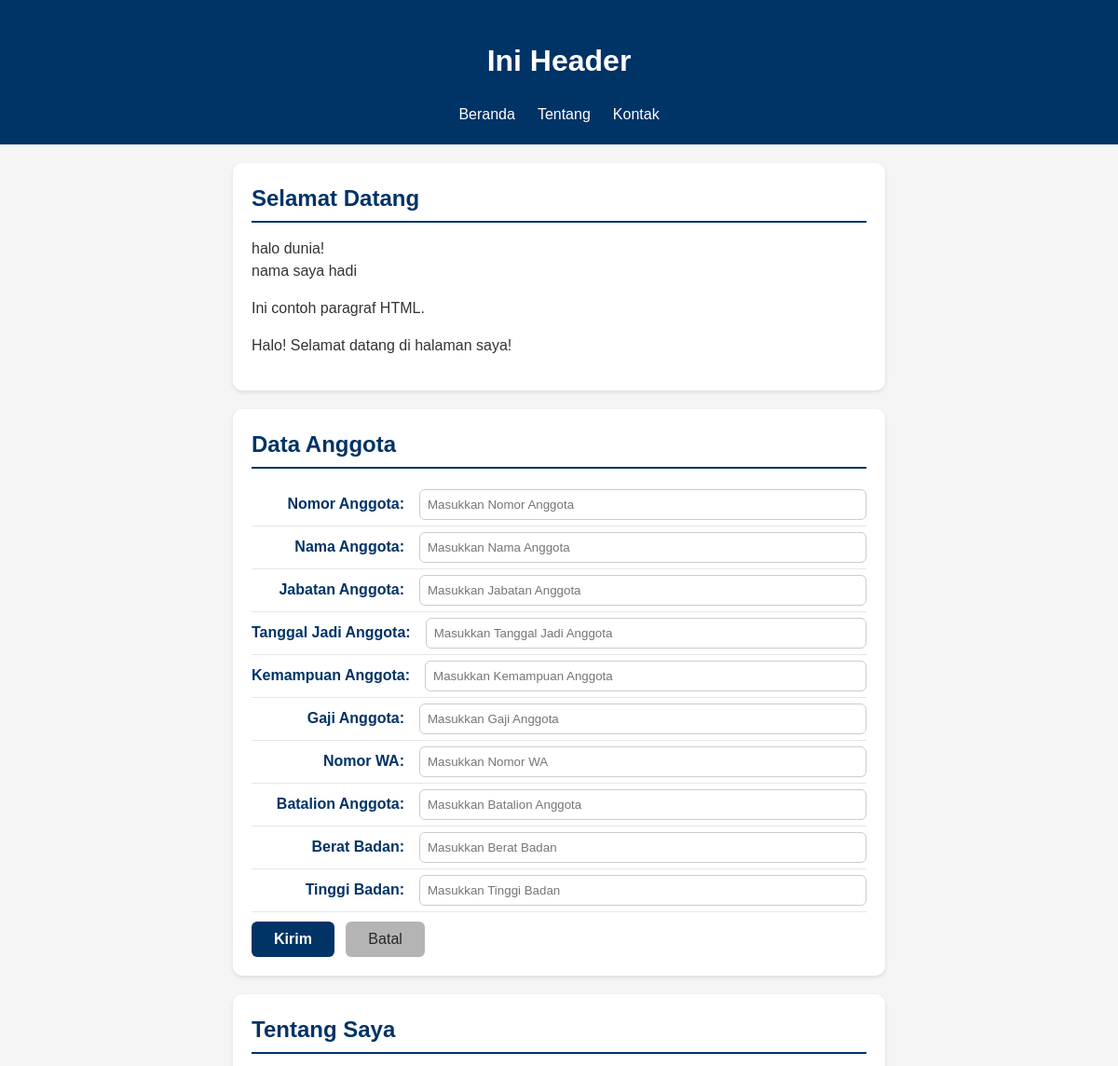
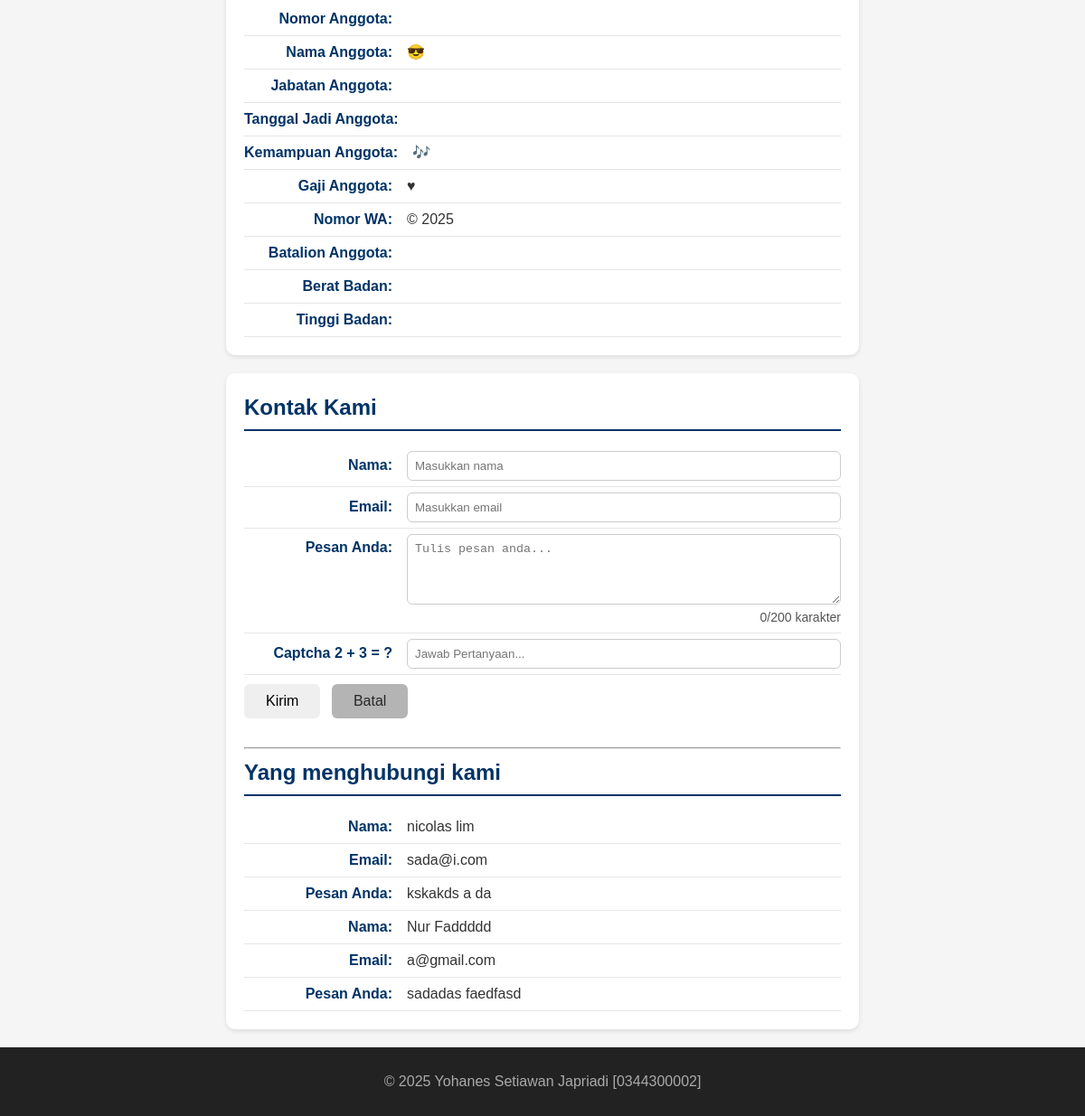
The page / on the database its author committed (2 pictures, top to bottom).
### tables this page shows
CREATE TABLE `tbl_tamu` (
  `cid` int NOT NULL,
  `cnama` varchar(100) DEFAULT NULL,
  `cemail` varchar(100) DEFAULT NULL,
  `cpesan` text,
  `dcreated_at` datetime NOT NULL DEFAULT CURRENT_TIMESTAMP
);

### fungsi.php (the view, shortened to what this page needs)
<?php
function bersihkan($str)
{
  return htmlspecialchars(trim($str));
}
function tampilkanData($conf, $arr)
{
  $html = "";
  foreach ($conf as $k => $v) {
    $label = $v["label"];
    $nilai = bersihkan($arr[$k] ?? '');
    $suffix = $v["suffix"];
    $html .= "<p><strong>{$label}</strong> {$nilai}{$suffix}</p>";
  }
  return $html;
}

### index.php (shortened to what this page needs)
<?php
require_once __DIR__ . '/fungsi.php';
?>
<!DOCTYPE html>
<html lang="en">
<head>
  <link rel="stylesheet" href="style.css">
</head>
<body>
  <header>
    <h1>Ini Header</h1>
    <nav>
      <ul>
        <li><a href="#home">Beranda</a></li>
        <li><a href="#about">Tentang</a></li>
        <li><a href="#contact">Kontak</a></li>
      </ul>
    </nav>
  </header>
  <main>
    <section id="home">
      <h2>Selamat Datang</h2>
      <?php
      echo "halo dunia!<br>";
      echo "nama saya hadi";
      ?>
      <p>Ini contoh paragraf HTML.</p>
    </section>
    <section id="anggota">
      <h2>Data Anggota</h2>
      <form action="proses_anggota.php" method="POST">
        <label for="txtNoAng"><span>Nomor Anggota:</span>
          <input type="text" id="txtNoAng" name="txtNoAng" placeholder="Masukkan Nomor Anggota" required>
        </label>
        <label for="txtNmAng"><span>Nama Anggota:</span>
          <input type="text" id="txtNmAng" name="txtNamAng" placeholder="Masukkan Nama Anggota" required>
        </label>
        <label for="txtJabAng"><span>Jabatan Anggota:</span>
          <input type="text" id="txtJabAng" name="txtJabAng" placeholder="Masukkan Jabatan Anggota" required>
        </label>
        <label for="txtTglJadi"><span>Tanggal Jadi Anggota:</span>
          <input type="text" id="txtTglJadi" name="txtTglJadi" placeholder="Masukkan Tanggal Jadi Anggota" required>
        </label>
        <label for="txtSkill"><span>Kemampuan Anggota:</span>
          <input type="text" id="txtSkill" name="txtSkill" placeholder="Masukkan Kemampuan Anggota" required>
        </label>
        <label for="txtGaji"><span>Gaji Anggota:</span>
          <input type="text" id="txtGaji" name="txtGaji" placeholder="Masukkan Gaji Anggota" required>
        </label>
        <label for="txtNoWA"><span>Nomor WA:</span>
          <input type="text" id="txtNoWA" name="txtNoWA" placeholder="Masukkan Nomor WA" required>
        </label>
        <label for="txBatalion"><span>Batalion Anggota:</span>
          <input type="text" id="txBatalion" name="txBatalion" placeholder="Masukkan Batalion Anggota" required>
        </label>
        <label for="txtBB"><span>Berat Badan:</span>
          <input type="text" id="txtBB" name="txtBB" placeholder="Masukkan Berat Badan" required>
        </label>
        <label for="txtTB"><span>Tinggi Badan:</span>
          <input type="text" id="txtTB" name="txtTB" placeholder="Masukkan Tinggi Badan" required>
        </label>
        <button type="submit">Kirim</button>
        <button type="reset">Batal</button>
      </form>
    </section>
    <?php
    $anggota = $_SESSION["anggota"] ?? [];
    $fieldConfig = [
      "noang" => ["label" => "Nomor Anggota:", "suffix" => ""],
      "nama" => ["label" => "Nama Anggota:", "suffix" => " &#128526;"],
      "jabatan" => ["label" => "Jabatan Anggota:", "suffix" => ""],
      "tanggal" => ["label" => "Tanggal Jadi Anggota:", "suffix" => ""],
      "skill" => ["label" => "Kemampuan Anggota:", "suffix" => " &#127926;"],
      "gaji" => ["label" => "Gaji Anggota:", "suffix" => " &hearts;"],
      "nowa" => ["label" => "Nomor WA:", "suffix" => " &copy; 2025"],
      "batalion" => ["label" => "Batalion Anggota:", "suffix" => ""],
      "bb" => ["label" => "Berat Badan:", "suffix" => ""],
      "tb" => ["label" => "Tinggi Badan:", "suffix" => ""],
    ];
    ?>
    <section id="about">
      <h2>Tentang Saya</h2>
      <?= tampilkanData($fieldConfig, $anggota) ?>
    </section>
    <?php
    $old          = $_SESSION['old'] ?? [];
    ?>
    <section id="contact">
      <h2>Kontak Kami</h2>
      <form action="proses.php" method="POST">
        <label for="txtNama"><span>Nama:</span>
          <input type="text" id="txtNama" name="txtNama" placeholder="Masukkan nama"
            required autocomplete="name"
            value="<?= isset($old['nama']) ? htmlspecialchars($old['nama']) : '' ?>">
        </label>
        <label for="txtEmail"><span>Email:</span>
          <input type="email" id="txtEmail" name="txtEmail" placeholder="Masukkan email"
            required autocomplete="email"
            value="<?= isset($old['email']) ? htmlspecialchars($old['email']) : '' ?>">
        </label>
        <label for="txtPesan"><span>Pesan Anda:</span>
          <textarea id="txtPesan" name="txtPesan" rows="4" placeholder="Tulis pesan anda..."
            required><?= isset($old['pesan']) ? htmlspecialchars($old['pesan']) : '' ?></textarea>
          <small id="charCount">0/200 karakter</small>
        </label>
        <label for="txtCaptcha"><span>Captcha 2 + 3 = ?</span>
          <input type="number" id="txtCaptcha" name="txtCaptcha" placeholder="Jawab Pertanyaan..."
            required
            value="<?= isset($old['captcha']) ? htmlspecialchars($old['captcha']) : '' ?>">
        </label>
        <button type=" submit">Kirim</button>
          <button type="reset">Batal</button>
      </form>
      <br>
      <hr>
      <h2>Yang menghubungi kami</h2>
      <?php include 'read_inc.php'; ?>
    </section>
  </main>
  <footer>
    <p>&copy; 2025 Yohanes Setiawan Japriadi [0344300002]</p>
  </footer>
</body>
</html>

### read_inc.php
<?php
require 'koneksi.php';
$fieldContact = [
  "nama" => ["label" => "Nama:", "suffix" => ""],
  "email" => ["label" => "Email:", "suffix" => ""],
  "pesan" => ["label" => "Pesan Anda:", "suffix" => ""]
];
$sql = "SELECT * FROM tbl_tamu ORDER BY cid DESC";
$q = mysqli_query($conn, $sql);
if (!$q) {
  echo "<p>Gagal membaca data tamu: " . htmlspecialchars(mysqli_error($conn)) . "</p>";
} elseif (mysqli_num_rows($q) === 0) {
  echo "<p>Belum ada data tamu yang tersimpan.</p>";
} else {
  while ($row = mysqli_fetch_assoc($q)) {
    $arrContact = [
      "nama"  => $row["cnama"]  ?? "",
      "email" => $row["cemail"] ?? "",
      "pesan" => $row["cpesan"] ?? "",
    ];
    echo tampilkanData($fieldContact, $arrContact);
  }
}
?>

### style.css (style rules this page uses)
* { box-sizing: border-box; }
body { margin: 0; font-family: Arial, sans-serif; background: #f5f5f5; color: #333; line-height: 1.5; }
header { background: #003366; color: #fff; padding: 20px; text-align: center; }
header ul { display: flex; justify-content: center; list-style: none; padding: 0; margin: 10px 0 0; }
header li a { color: #fff; text-decoration: none; padding: 6px 12px; }
#home, #about, #contact, #anggota { background-color: #ffffff; border-radius: 10px; padding: 20px; max-width: 700px; margin: 20px auto; box-shadow: 0 2px 5px rgba(0, 0, 0, 0.1); }
#home h2, #about h2, #contact h2, #anggota h2 { color: #003366; border-bottom: 2px solid #003366; padding-bottom: 6px; margin-top: 0; margin-bottom: 16px; }
#home p { text-align: justify; }
#about p, #contact p, #contact label, #anggota label { display: flex; justify-content: flex-start; align-items: baseline; margin: 0; padding: 6px 0; border-bottom: 1px solid #e6e6e6; }
#about strong, #contact strong, #contact label>span, #anggota label>span { min-width: 180px; color: #003366; font-weight: 600; text-align: right; padding-right: 16px; flex-shrink: 0; }
#contact input, #contact textarea, #anggota input { flex: 1; border: 1px solid #ccc; border-radius: 6px; padding: 8px; color: #000; font-weight: normal; margin: 0; box-sizing: border-box; }
#contact button, #anggota button { margin-top: 10px; display: inline-block; padding: 10px 24px; font-size: 16px; border-radius: 6px; cursor: pointer; border: none; transition: all 0.3s ease; margin-right: 8px; }
#contact button[type="submit"], #anggota button[type="submit"] { background-color: #003366; color: #fff; font-weight: 600; }
#contact button[type="reset"], #anggota button[type="reset"] { background-color: #b4b4b4; color: #272727; font-weight: 500; }
footer { background: #222; color: #aaa; text-align: center; padding: 10px; }

### rows shown on the page
tbl_tamu: label "Nama:", cnama "nicolas lim", label "Email:", cemail "sada@i.com", label "Pesan Anda:", cpesan "kskakds a da"
tbl_tamu: label "Nama:", cnama "Nur Faddddd", label "Email:", cemail "a@gmail.com", label "Pesan Anda:", cpesan "sadadas faedfasd"

### other values the page prints
$label "Nomor Anggota:"
$label "Nama Anggota:"
$suffix "😎"
$label "Jabatan Anggota:"
$label "Tanggal Jadi Anggota:"
$label "Kemampuan Anggota:"
$suffix "🎶"
$label "Gaji Anggota:"
$suffix "♥"
$label "Nomor WA:"
$suffix "© 2025"
$label "Batalion Anggota:"
$label "Berat Badan:"
$label "Tinggi Badan:"
